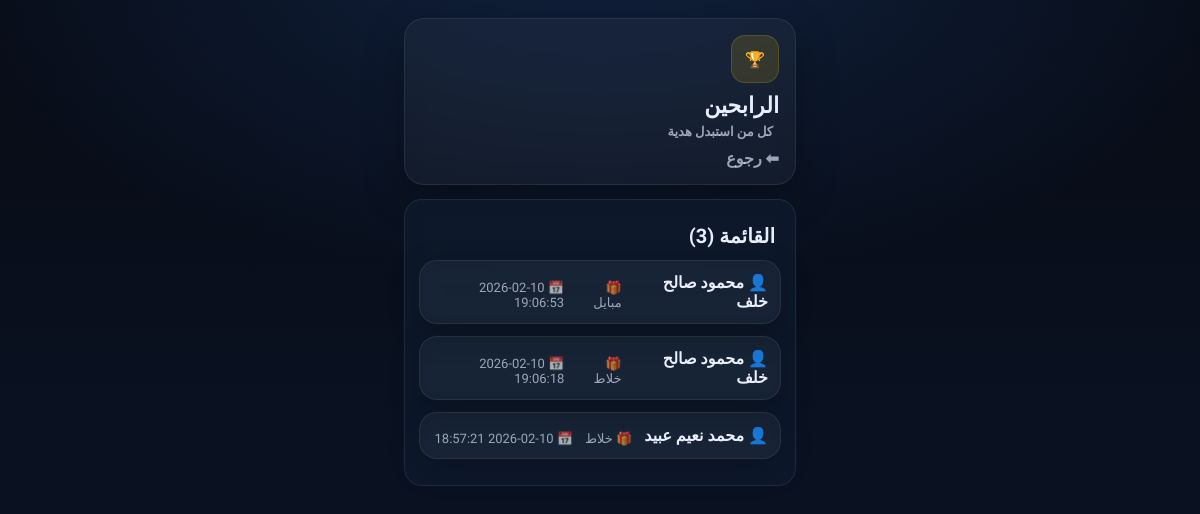
/winners, run on an earlier commit of the app's database.
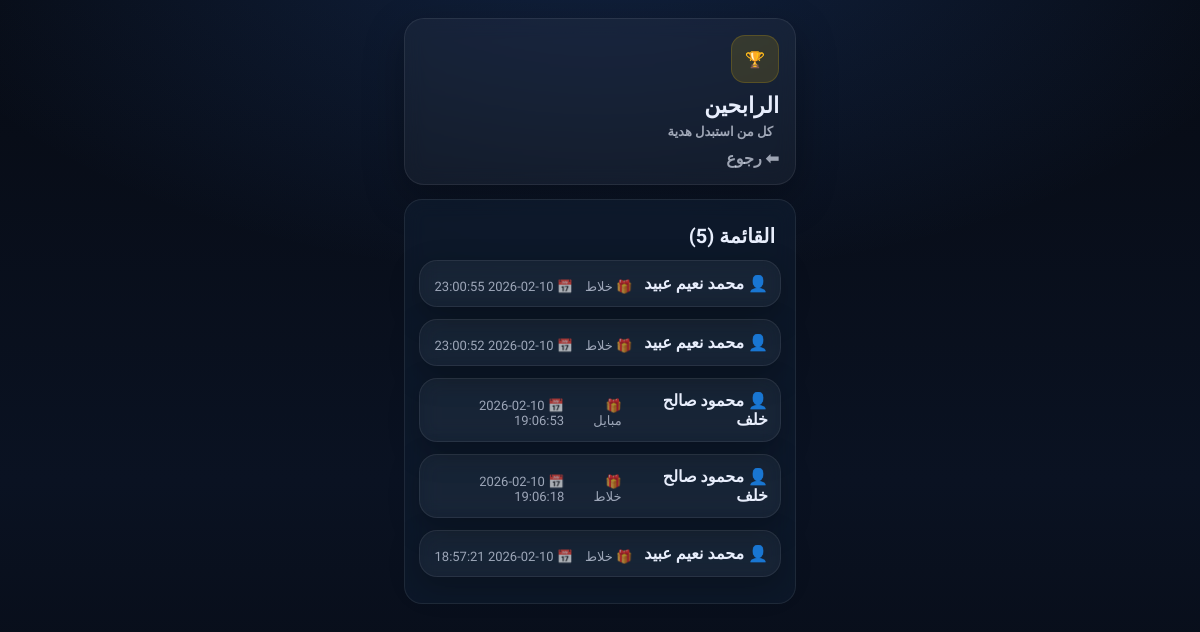
And on a later commit of the database.
### tables this page shows
CREATE TABLE redemptions (
        id INTEGER PRIMARY KEY AUTOINCREMENT,
        tech_id INTEGER NOT NULL,
        gift_id INTEGER NOT NULL,
        points_spent INTEGER NOT NULL,
        created_at TEXT NOT NULL,
        status TEXT NOT NULL DEFAULT 'pending',
        FOREIGN KEY (tech_id) REFERENCES technicians(id),
        FOREIGN KEY (gift_id) REFERENCES gifts(id)
    );

CREATE TABLE technicians (
        id INTEGER PRIMARY KEY AUTOINCREMENT,
        name TEXT NOT NULL,
        phone TEXT UNIQUE NOT NULL,
        password TEXT NOT NULL,
        specialty TEXT,
        points INTEGER NOT NULL DEFAULT 0,
        created_at TEXT NOT NULL
    );

CREATE TABLE gifts (
        id INTEGER PRIMARY KEY AUTOINCREMENT,
        name TEXT NOT NULL,
        points_required INTEGER NOT NULL,
        image_filename TEXT,
        is_active INTEGER NOT NULL DEFAULT 1,
        created_at TEXT NOT NULL
    );

### app.py (the view)
@app.get("/winners")
def winners():
    winners_list = db.get_winners()
    return render_template("winners.html", site_name=SITE_NAME, winners=winners_list)

### db.py (called while the page is built)
def connect():
    con = sqlite3.connect(DB_PATH)
    con.row_factory = sqlite3.Row
    return con

def get_winners():
    con = connect()
    rows = con.execute("""
        SELECT
          t.name AS tech_name,
          g.name AS gift_name,
          r.created_at AS won_at
        FROM redemptions r
        JOIN technicians t ON t.id = r.tech_id
        JOIN gifts g ON g.id = r.gift_id
        ORDER BY r.id DESC
    """).fetchall()
    con.close()
    return rows

### templates/winners.html (shortened to what this page needs)
<!doctype html>
<html lang="ar" dir="rtl">
<head>
  <link rel="stylesheet" href="{{ url_for('static', filename='css/theme.css') }}">
</head>
<body>
  <div class="mobile-wrap">
    <div class="top-card">
      <div class="badge-icon">🏆</div>
      <div style="margin-top:10px;">
        <div class="page-title">الرابحين</div>
        <div class="page-subtitle">كل من استبدل هدية</div>
      </div>
      <div style="margin-top:10px;">
        <a href="{{ url_for('home') }}" style="color:var(--muted);text-decoration:none;font-weight:800;">⬅ رجوع</a>
      </div>
    </div>
    <div class="section">
      <div class="section-title">القائمة ({{ winners|length }})</div>
      {% for w in winners %}
        <div class="quick-item" style="padding:12px;text-align:right;">
          <div style="font-weight:900;">👤 {{ w.tech_name }}</div>
          <div class="muted small" style="margin-top:6px;">🎁 {{ w.gift_name }}</div>
          <div class="muted small" style="margin-top:6px;">📅 {{ w.won_at }}</div>
        </div>
      {% endfor %}
    </div>
  </div>
</body>
</html>

What changed in the data, as far as the page shows it:
added redemptions: tech_name "محمد نعيم عبيد", gift_name "خلاط", won_at "2026-02-10 23:00:55"
added redemptions: tech_name "محمد نعيم عبيد", gift_name "خلاط", won_at "2026-02-10 23:00:52"
Also different on the page:
{{ winners|length }}: "3" → "5"
